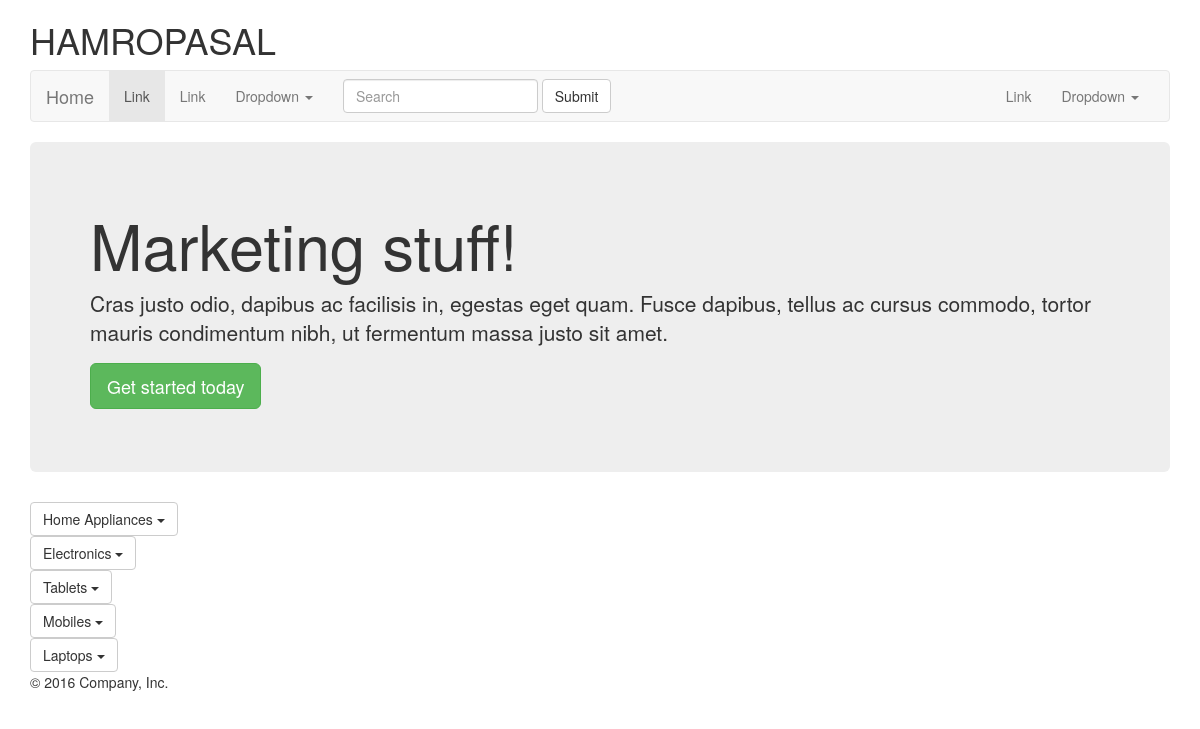
The app's page /, older data.
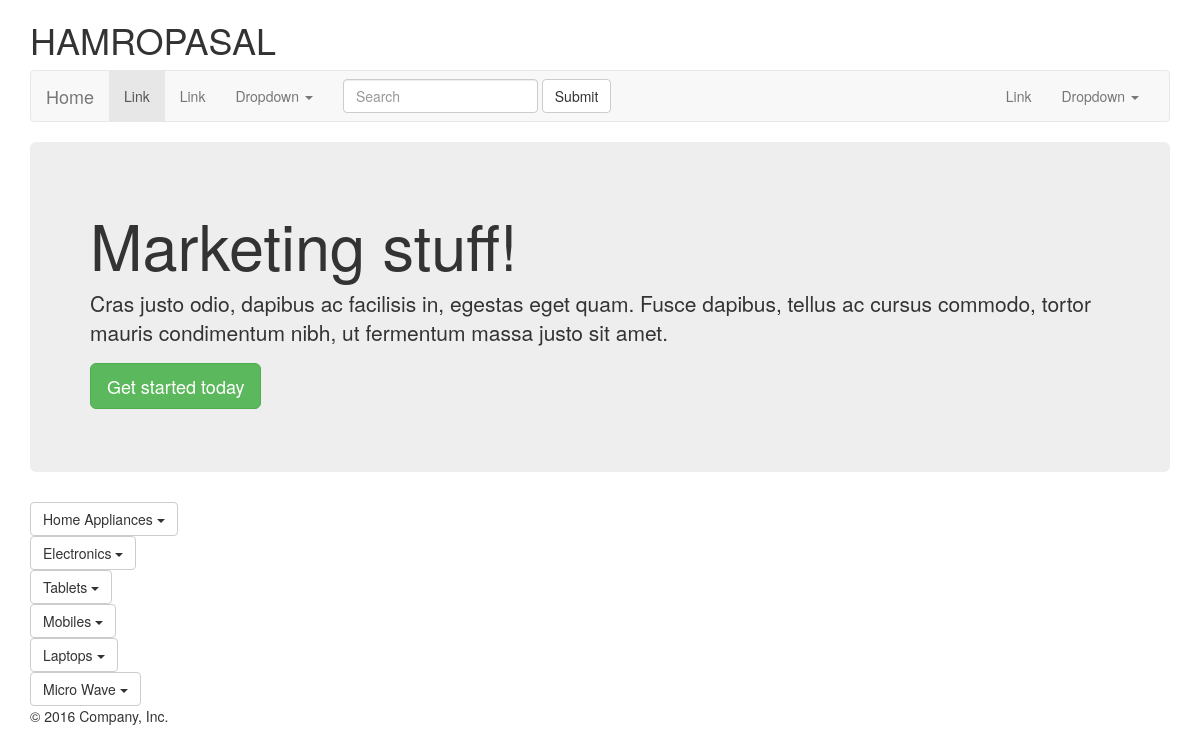
The same page, newer data.
### category/models.py (models this page shows, shortened)
class Category(models.Model):
    name = models.CharField(max_length=32)
    description = models.TextField(blank=True, null=True)
    created_on = models.DateTimeField(auto_now_add=True)
    updated_on= models.DateTimeField(auto_now=True)
    category=models.ForeignKey('self', blank=True, null=True, verbose_name='Parent', related_name='children')

### category/views.py (the view)
# urls.py: url(r'^$', home_page, name='homepage'),
def home_page(request):
    categories = Category.objects.all()
    print(categories.query)
    return render(request, 'homepage.html', {'categories':categories})

### category/templates/homepage.html (shortened to what this page needs)
{% extends 'base.html' %}
{% block main %}
    <div class="container">
      <h1>HAMROPASAL</h1>
    {% include 'navbar.html' %}
      <div class="jumbotron">
        <h1>Marketing stuff!</h1>
        <p class="lead">Cras justo odio, dapibus ac facilisis in, egestas eget quam. Fusce dapibus, tellus ac cursus commodo, tortor mauris condimentum nibh, ut fermentum massa justo sit amet.</p>
        <p><a class="btn btn-lg btn-success" href="#" role="button">Get started today</a></p>
      </div>
      {% for category in categories %}
      <div class="dropdown">
        <button class="btn btn-default dropdown-toggle" type="button" id="dropdownMenu1" data-toggle="dropdown" aria-haspopup="true" aria-expanded="true"> {{ category.name }} <span class="caret"></span> </button>
      </div>
      {% endfor %}
    {% include 'footer.html' %}
    </div>
{% endblock %}

### category/templates/base.html (shortened to what this page needs)
<!DOCTYPE html>
<html lang="en">
  <head>
    <link rel="stylesheet" href="https://maxcdn.bootstrapcdn.com/bootstrap/3.3.7/css/bootstrap.min.css">
    <link rel="stylesheet" href="http://getbootstrap.com/examples/justified-nav/justified-nav.css">
  </head>
  <body>
  {% block main %}
  {% endblock %}
  </body>
</html>

### category/templates/navbar.html (shortened to what this page needs)
<div class="masthead">
<nav class="navbar navbar-default">
  <div class="container-fluid">
    <div class="navbar-header">
      <a class="navbar-brand" href="{% url 'homepage' %}">Home</a>
    </div>
    <div class="collapse navbar-collapse" id="bs-example-navbar-collapse-1">
      <ul class="nav navbar-nav">
        <li class="active"><a href="#">Link <span class="sr-only">(current)</span></a></li>
        <li><a href="#">Link</a></li>
        <li class="dropdown">
          <a href="#" class="dropdown-toggle" data-toggle="dropdown" role="button" aria-haspopup="true" aria-expanded="false">Dropdown <span class="caret"></span></a>
        </li>
      </ul>
      <form class="navbar-form navbar-left">
        <div class="form-group">
          <input type="text" class="form-control" placeholder="Search">
        </div>
        <button type="submit" class="btn btn-default">Submit</button>
      </form>
      <ul class="nav navbar-nav navbar-right">
        <li><a href="#">Link</a></li>
        <li class="dropdown">
          <a href="#" class="dropdown-toggle" data-toggle="dropdown" role="button" aria-haspopup="true" aria-expanded="false">Dropdown <span class="caret"></span></a>
        </li>
      </ul>
    </div>
  </div>
</nav>
</div>

### category/templates/footer.html
<footer class="footer">
    <p>&copy; 2016 Company, Inc.</p>
</footer>

Row changes from the older to the newer data that the page shows:
added Category: name "Micro Wave"
